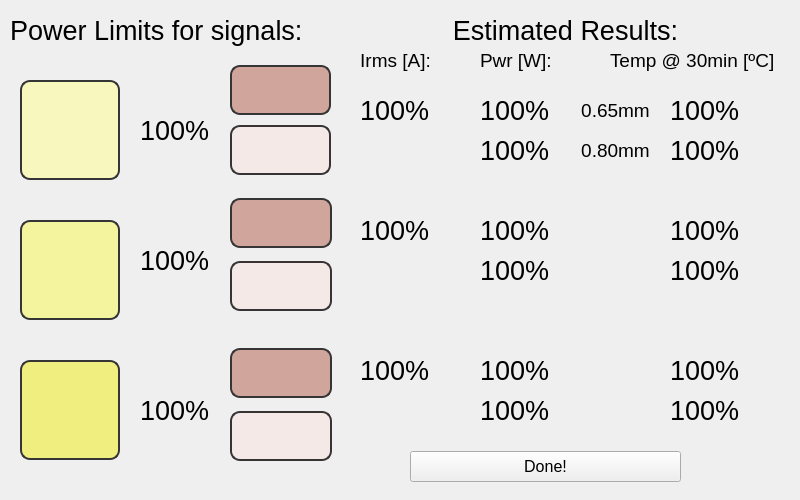
<?xml version="1.0" encoding="UTF-8"?>
<ui version="4.0">
 <class>PowerControlDialog</class>
 <widget class="QDialog" name="PowerControlDialog">
  <property name="geometry">
   <rect>
    <x>0</x>
    <y>0</y>
    <width>800</width>
    <height>500</height>
   </rect>
  </property>
  <property name="windowTitle">
   <string>Dialog</string>
  </property>
  <widget class="QPushButton" name="sinusoidalButton">
   <property name="geometry">
    <rect>
     <x>20</x>
     <y>360</y>
     <width>100</width>
     <height>100</height>
    </rect>
   </property>
   <property name="minimumSize">
    <size>
     <width>100</width>
     <height>100</height>
    </size>
   </property>
   <property name="styleSheet">
    <string notr="true">background-image: url(:/buttons/resources/Sinus.png);
background-color: rgb(240, 238, 126);
border-radius: 10px;
border:2px solid rgb(55, 52, 53);</string>
   </property>
   <property name="text">
    <string/>
   </property>
  </widget>
  <widget class="QPushButton" name="triangularButton">
   <property name="geometry">
    <rect>
     <x>20</x>
     <y>80</y>
     <width>100</width>
     <height>100</height>
    </rect>
   </property>
   <property name="minimumSize">
    <size>
     <width>100</width>
     <height>100</height>
    </size>
   </property>
   <property name="styleSheet">
    <string notr="true">background-image: url(:/buttons/resources/Triangular.png);
background-color: rgb(248, 247, 190);
border-radius: 10px;
border:2px solid rgb(55, 52, 53);</string>
   </property>
   <property name="text">
    <string/>
   </property>
  </widget>
  <widget class="QPushButton" name="squareButton">
   <property name="geometry">
    <rect>
     <x>20</x>
     <y>220</y>
     <width>100</width>
     <height>100</height>
    </rect>
   </property>
   <property name="minimumSize">
    <size>
     <width>100</width>
     <height>100</height>
    </size>
   </property>
   <property name="styleSheet">
    <string notr="true">background-image: url(:/buttons/resources/Cuadrada.png);
background-color: rgb(244, 243, 158);
border-radius: 10px;
border:2px solid rgb(55, 52, 53);</string>
   </property>
   <property name="text">
    <string/>
   </property>
  </widget>
  <widget class="QWidget" name="layoutWidget">
   <property name="geometry">
    <rect>
     <x>230</x>
     <y>60</y>
     <width>101</width>
     <height>121</height>
    </rect>
   </property>
   <layout class="QVBoxLayout" name="verticalLayout">
    <property name="spacing">
     <number>5</number>
    </property>
    <item>
     <widget class="QPushButton" name="triangUpButton">
      <property name="minimumSize">
       <size>
        <width>50</width>
        <height>50</height>
       </size>
      </property>
      <property name="styleSheet">
       <string notr="true">background-color: rgb(208, 165, 156);
border-radius: 10px;
border:2px solid rgb(55, 52, 53);</string>
      </property>
      <property name="text">
       <string/>
      </property>
      <property name="icon">
       <iconset resource="magnet3_res.qrc">
        <normaloff>:/buttons/resources/Arriba.png</normaloff>:/buttons/resources/Arriba.png</iconset>
      </property>
     </widget>
    </item>
    <item>
     <widget class="QPushButton" name="triangDwnButton">
      <property name="minimumSize">
       <size>
        <width>50</width>
        <height>50</height>
       </size>
      </property>
      <property name="styleSheet">
       <string notr="true">background-color: rgb(244, 233, 231);
border-radius: 10px;
border:2px solid rgb(55, 52, 53);</string>
      </property>
      <property name="text">
       <string/>
      </property>
      <property name="icon">
       <iconset resource="magnet3_res.qrc">
        <normaloff>:/buttons/resources/Abajo.png</normaloff>:/buttons/resources/Abajo.png</iconset>
      </property>
     </widget>
    </item>
   </layout>
  </widget>
  <widget class="QWidget" name="layoutWidget_2">
   <property name="geometry">
    <rect>
     <x>230</x>
     <y>190</y>
     <width>102</width>
     <height>131</height>
    </rect>
   </property>
   <layout class="QVBoxLayout" name="verticalLayout_2">
    <property name="spacing">
     <number>5</number>
    </property>
    <item>
     <widget class="QPushButton" name="squareUpButton">
      <property name="minimumSize">
       <size>
        <width>50</width>
        <height>50</height>
       </size>
      </property>
      <property name="styleSheet">
       <string notr="true">background-color: rgb(208, 165, 156);
border-radius: 10px;
border:2px solid rgb(55, 52, 53);</string>
      </property>
      <property name="text">
       <string/>
      </property>
      <property name="icon">
       <iconset resource="magnet3_res.qrc">
        <normaloff>:/buttons/resources/Arriba.png</normaloff>:/buttons/resources/Arriba.png</iconset>
      </property>
     </widget>
    </item>
    <item>
     <widget class="QPushButton" name="squareDwnButton">
      <property name="minimumSize">
       <size>
        <width>50</width>
        <height>50</height>
       </size>
      </property>
      <property name="styleSheet">
       <string notr="true">background-color: rgb(244, 233, 231);
border-radius: 10px;
border:2px solid rgb(55, 52, 53);</string>
      </property>
      <property name="text">
       <string/>
      </property>
      <property name="icon">
       <iconset resource="magnet3_res.qrc">
        <normaloff>:/buttons/resources/Abajo.png</normaloff>:/buttons/resources/Abajo.png</iconset>
      </property>
     </widget>
    </item>
   </layout>
  </widget>
  <widget class="QWidget" name="layoutWidget_3">
   <property name="geometry">
    <rect>
     <x>230</x>
     <y>340</y>
     <width>102</width>
     <height>131</height>
    </rect>
   </property>
   <layout class="QVBoxLayout" name="verticalLayout_3">
    <property name="spacing">
     <number>5</number>
    </property>
    <item>
     <widget class="QPushButton" name="sinusUpButton">
      <property name="minimumSize">
       <size>
        <width>50</width>
        <height>50</height>
       </size>
      </property>
      <property name="styleSheet">
       <string notr="true">background-color: rgb(208, 165, 156);
border-radius: 10px;
border:2px solid rgb(55, 52, 53);</string>
      </property>
      <property name="text">
       <string/>
      </property>
      <property name="icon">
       <iconset resource="magnet3_res.qrc">
        <normaloff>:/buttons/resources/Arriba.png</normaloff>:/buttons/resources/Arriba.png</iconset>
      </property>
     </widget>
    </item>
    <item>
     <widget class="QPushButton" name="sinusDwnButton">
      <property name="minimumSize">
       <size>
        <width>50</width>
        <height>50</height>
       </size>
      </property>
      <property name="styleSheet">
       <string notr="true">background-color: rgb(244, 233, 231);
border-radius: 10px;
border:2px solid rgb(55, 52, 53);</string>
      </property>
      <property name="text">
       <string/>
      </property>
      <property name="icon">
       <iconset resource="magnet3_res.qrc">
        <normaloff>:/buttons/resources/Abajo.png</normaloff>:/buttons/resources/Abajo.png</iconset>
      </property>
     </widget>
    </item>
   </layout>
  </widget>
  <widget class="QLabel" name="label">
   <property name="geometry">
    <rect>
     <x>10</x>
     <y>10</y>
     <width>351</width>
     <height>41</height>
    </rect>
   </property>
   <property name="font">
    <font>
     <pointsize>20</pointsize>
    </font>
   </property>
   <property name="text">
    <string>Power Limits for signals:</string>
   </property>
  </widget>
  <widget class="QLabel" name="triangLimitLabel">
   <property name="geometry">
    <rect>
     <x>140</x>
     <y>110</y>
     <width>101</width>
     <height>41</height>
    </rect>
   </property>
   <property name="font">
    <font>
     <pointsize>20</pointsize>
    </font>
   </property>
   <property name="text">
    <string>100%</string>
   </property>
  </widget>
  <widget class="QLabel" name="squareLimitLabel">
   <property name="geometry">
    <rect>
     <x>140</x>
     <y>240</y>
     <width>101</width>
     <height>41</height>
    </rect>
   </property>
   <property name="font">
    <font>
     <pointsize>20</pointsize>
    </font>
   </property>
   <property name="text">
    <string>100%</string>
   </property>
  </widget>
  <widget class="QLabel" name="sinusLimitLabel">
   <property name="geometry">
    <rect>
     <x>140</x>
     <y>390</y>
     <width>101</width>
     <height>41</height>
    </rect>
   </property>
   <property name="font">
    <font>
     <pointsize>20</pointsize>
    </font>
   </property>
   <property name="text">
    <string>100%</string>
   </property>
  </widget>
  <widget class="QLabel" name="label_5">
   <property name="geometry">
    <rect>
     <x>390</x>
     <y>10</y>
     <width>351</width>
     <height>41</height>
    </rect>
   </property>
   <property name="font">
    <font>
     <pointsize>20</pointsize>
    </font>
   </property>
   <property name="text">
    <string>Estimated Results:</string>
   </property>
   <property name="alignment">
    <set>Qt::AlignCenter</set>
   </property>
  </widget>
  <widget class="QLabel" name="label_6">
   <property name="geometry">
    <rect>
     <x>350</x>
     <y>40</y>
     <width>91</width>
     <height>41</height>
    </rect>
   </property>
   <property name="font">
    <font>
     <pointsize>14</pointsize>
    </font>
   </property>
   <property name="text">
    <string>Irms [A]:</string>
   </property>
   <property name="alignment">
    <set>Qt::AlignCenter</set>
   </property>
  </widget>
  <widget class="QLabel" name="triangCurrLabel">
   <property name="geometry">
    <rect>
     <x>360</x>
     <y>90</y>
     <width>101</width>
     <height>41</height>
    </rect>
   </property>
   <property name="font">
    <font>
     <pointsize>20</pointsize>
    </font>
   </property>
   <property name="text">
    <string>100%</string>
   </property>
  </widget>
  <widget class="QLabel" name="squarePwr065Label">
   <property name="geometry">
    <rect>
     <x>480</x>
     <y>210</y>
     <width>101</width>
     <height>41</height>
    </rect>
   </property>
   <property name="font">
    <font>
     <pointsize>20</pointsize>
    </font>
   </property>
   <property name="text">
    <string>100%</string>
   </property>
  </widget>
  <widget class="QLabel" name="squareCurrLabel">
   <property name="geometry">
    <rect>
     <x>360</x>
     <y>210</y>
     <width>101</width>
     <height>41</height>
    </rect>
   </property>
   <property name="font">
    <font>
     <pointsize>20</pointsize>
    </font>
   </property>
   <property name="text">
    <string>100%</string>
   </property>
  </widget>
  <widget class="QPushButton" name="doneButton">
   <property name="geometry">
    <rect>
     <x>410</x>
     <y>451</y>
     <width>271</width>
     <height>31</height>
    </rect>
   </property>
   <property name="font">
    <font>
     <pointsize>12</pointsize>
    </font>
   </property>
   <property name="text">
    <string>Done!</string>
   </property>
  </widget>
  <widget class="QLabel" name="triangPwr065Label">
   <property name="geometry">
    <rect>
     <x>480</x>
     <y>90</y>
     <width>101</width>
     <height>41</height>
    </rect>
   </property>
   <property name="font">
    <font>
     <pointsize>20</pointsize>
    </font>
   </property>
   <property name="text">
    <string>100%</string>
   </property>
  </widget>
  <widget class="QLabel" name="sinusPwr065Label">
   <property name="geometry">
    <rect>
     <x>480</x>
     <y>350</y>
     <width>101</width>
     <height>41</height>
    </rect>
   </property>
   <property name="font">
    <font>
     <pointsize>20</pointsize>
    </font>
   </property>
   <property name="text">
    <string>100%</string>
   </property>
  </widget>
  <widget class="QLabel" name="sinusCurrLabel">
   <property name="geometry">
    <rect>
     <x>360</x>
     <y>350</y>
     <width>101</width>
     <height>41</height>
    </rect>
   </property>
   <property name="font">
    <font>
     <pointsize>20</pointsize>
    </font>
   </property>
   <property name="text">
    <string>100%</string>
   </property>
  </widget>
  <widget class="QLabel" name="label_7">
   <property name="geometry">
    <rect>
     <x>480</x>
     <y>40</y>
     <width>81</width>
     <height>41</height>
    </rect>
   </property>
   <property name="font">
    <font>
     <pointsize>14</pointsize>
    </font>
   </property>
   <property name="text">
    <string>Pwr [W]:</string>
   </property>
   <property name="alignment">
    <set>Qt::AlignLeading|Qt::AlignLeft|Qt::AlignVCenter</set>
   </property>
  </widget>
  <widget class="QLabel" name="squareTemp080Label">
   <property name="geometry">
    <rect>
     <x>670</x>
     <y>250</y>
     <width>101</width>
     <height>41</height>
    </rect>
   </property>
   <property name="font">
    <font>
     <pointsize>20</pointsize>
    </font>
   </property>
   <property name="text">
    <string>100%</string>
   </property>
  </widget>
  <widget class="QLabel" name="triangTemp065Label">
   <property name="geometry">
    <rect>
     <x>670</x>
     <y>90</y>
     <width>101</width>
     <height>41</height>
    </rect>
   </property>
   <property name="font">
    <font>
     <pointsize>20</pointsize>
    </font>
   </property>
   <property name="text">
    <string>100%</string>
   </property>
  </widget>
  <widget class="QLabel" name="triangTemp080Label">
   <property name="geometry">
    <rect>
     <x>670</x>
     <y>130</y>
     <width>101</width>
     <height>41</height>
    </rect>
   </property>
   <property name="font">
    <font>
     <pointsize>20</pointsize>
    </font>
   </property>
   <property name="text">
    <string>100%</string>
   </property>
  </widget>
  <widget class="QLabel" name="label_9">
   <property name="geometry">
    <rect>
     <x>570</x>
     <y>130</y>
     <width>91</width>
     <height>41</height>
    </rect>
   </property>
   <property name="font">
    <font>
     <pointsize>14</pointsize>
    </font>
   </property>
   <property name="text">
    <string>0.80mm</string>
   </property>
   <property name="alignment">
    <set>Qt::AlignCenter</set>
   </property>
  </widget>
  <widget class="QLabel" name="sinusTemp080Label">
   <property name="geometry">
    <rect>
     <x>670</x>
     <y>390</y>
     <width>101</width>
     <height>41</height>
    </rect>
   </property>
   <property name="font">
    <font>
     <pointsize>20</pointsize>
    </font>
   </property>
   <property name="text">
    <string>100%</string>
   </property>
  </widget>
  <widget class="QLabel" name="squareTemp065Label">
   <property name="geometry">
    <rect>
     <x>670</x>
     <y>210</y>
     <width>101</width>
     <height>41</height>
    </rect>
   </property>
   <property name="font">
    <font>
     <pointsize>20</pointsize>
    </font>
   </property>
   <property name="text">
    <string>100%</string>
   </property>
  </widget>
  <widget class="QLabel" name="sinusTemp065Label">
   <property name="geometry">
    <rect>
     <x>670</x>
     <y>350</y>
     <width>101</width>
     <height>41</height>
    </rect>
   </property>
   <property name="font">
    <font>
     <pointsize>20</pointsize>
    </font>
   </property>
   <property name="text">
    <string>100%</string>
   </property>
  </widget>
  <widget class="QLabel" name="sinusPwr080Label">
   <property name="geometry">
    <rect>
     <x>480</x>
     <y>390</y>
     <width>101</width>
     <height>41</height>
    </rect>
   </property>
   <property name="font">
    <font>
     <pointsize>20</pointsize>
    </font>
   </property>
   <property name="text">
    <string>100%</string>
   </property>
  </widget>
  <widget class="QLabel" name="squarePwr080Label">
   <property name="geometry">
    <rect>
     <x>480</x>
     <y>250</y>
     <width>101</width>
     <height>41</height>
    </rect>
   </property>
   <property name="font">
    <font>
     <pointsize>20</pointsize>
    </font>
   </property>
   <property name="text">
    <string>100%</string>
   </property>
  </widget>
  <widget class="QLabel" name="triangPwr080Label">
   <property name="geometry">
    <rect>
     <x>480</x>
     <y>130</y>
     <width>101</width>
     <height>41</height>
    </rect>
   </property>
   <property name="font">
    <font>
     <pointsize>20</pointsize>
    </font>
   </property>
   <property name="text">
    <string>100%</string>
   </property>
  </widget>
  <widget class="QLabel" name="label_10">
   <property name="geometry">
    <rect>
     <x>570</x>
     <y>90</y>
     <width>91</width>
     <height>41</height>
    </rect>
   </property>
   <property name="font">
    <font>
     <pointsize>14</pointsize>
    </font>
   </property>
   <property name="text">
    <string>0.65mm</string>
   </property>
   <property name="alignment">
    <set>Qt::AlignCenter</set>
   </property>
  </widget>
  <widget class="QLabel" name="label_8">
   <property name="geometry">
    <rect>
     <x>610</x>
     <y>40</y>
     <width>181</width>
     <height>41</height>
    </rect>
   </property>
   <property name="font">
    <font>
     <pointsize>14</pointsize>
    </font>
   </property>
   <property name="text">
    <string>Temp @ 30min [ºC]</string>
   </property>
   <property name="alignment">
    <set>Qt::AlignLeading|Qt::AlignLeft|Qt::AlignVCenter</set>
   </property>
  </widget>
 </widget>
 <resources>
  <include location="magnet3_res.qrc"/>
 </resources>
 <connections/>
</ui>
